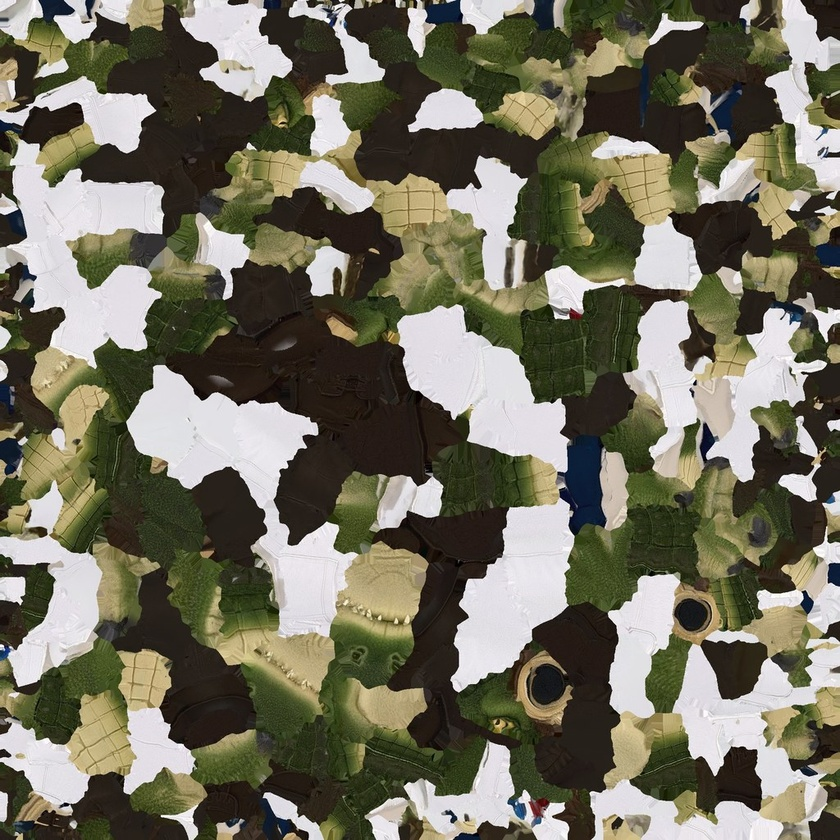
#> input picture models/dr_croc/dr_croc_Image_0.jpg, 840 x 840 px, shrunk from 1024 x 1024 before the run, found by its file name
$ python gen_croc_ripped_coat.py
#> lines starting #> are read from the running program, lines starting #| are printed output that depends on the picture; after the words box and inside, x2 and y2 are one past the last pixel; in counts of white or black regions, pixels touching at a corner belong together
"""Bake Dr. Croc's ripped lab coat (models/dr_croc/dr_croc_ripped.jpg) for his Mutagen form.

Takes the model's albedo atlas (dr_croc_Image_0.jpg), finds the white lab-coat pixels and tears
long jagged rips through them: scaly green hide showing through each rip, a dark shadowed lip
along it, frayed fibres at the edges, and grubby strain creases where the cloth is pulled tight.
Everything that isn't the coat is left alone, so the swap is invisible except on the coat.

    python3 tools/gen_croc_ripped_coat.py
"""
import numpy as np
from PIL import Image
from scipy import ndimage

SRC = "models/dr_croc/dr_croc_Image_0.jpg"
OUT = "models/dr_croc/dr_croc_ripped.jpg"
rng = np.random.default_rng(7)


def value_noise(h, w, cells):
    """Smooth value noise, `cells` lattice cells across."""
    g = rng.random((cells + 3, cells + 3))
    ys = np.linspace(0, cells, h, endpoint=False)
    xs = np.linspace(0, cells, w, endpoint=False)
    return ndimage.map_coordinates(g, np.meshgrid(ys, xs, indexing="ij"), order=3, mode="wrap")


def aniso(h, w, cx, cy):
    """Noise stretched along one axis: `cx` cells across, `cy` cells down (two octaves)."""
    out = np.zeros((h, w))
    for o, a in ((1, 1.0), (2, 0.4)):
        g = rng.random((cy * o + 3, cx * o + 3))
        yy = np.linspace(0, cy * o, h, endpoint=False)
        xx = np.linspace(0, cx * o, w, endpoint=False)
        out += ndimage.map_coordinates(g, np.meshgrid(yy, xx, indexing="ij"), order=3, mode="wrap") * a
    return out / 1.4


def fbm(h, w, base, octaves=4):
    out = np.zeros((h, w))
    amp, tot = 1.0, 0.0
    for o in range(octaves):
        out += value_noise(h, w, base * 2 ** o) * amp
        tot += amp
        amp *= 0.5
    return out / tot


def main():
    img = np.asarray(Image.open(SRC).convert("RGB")).astype(np.float32) / 255.0
    h, w, _ = img.shape
#> h = 840; w = 840
    mx = img.max(2)
    mn = img.min(2)
    luma = img @ np.array([0.299, 0.587, 0.114])
    coat = (luma > 0.68) & ((mx - mn) < 0.16)
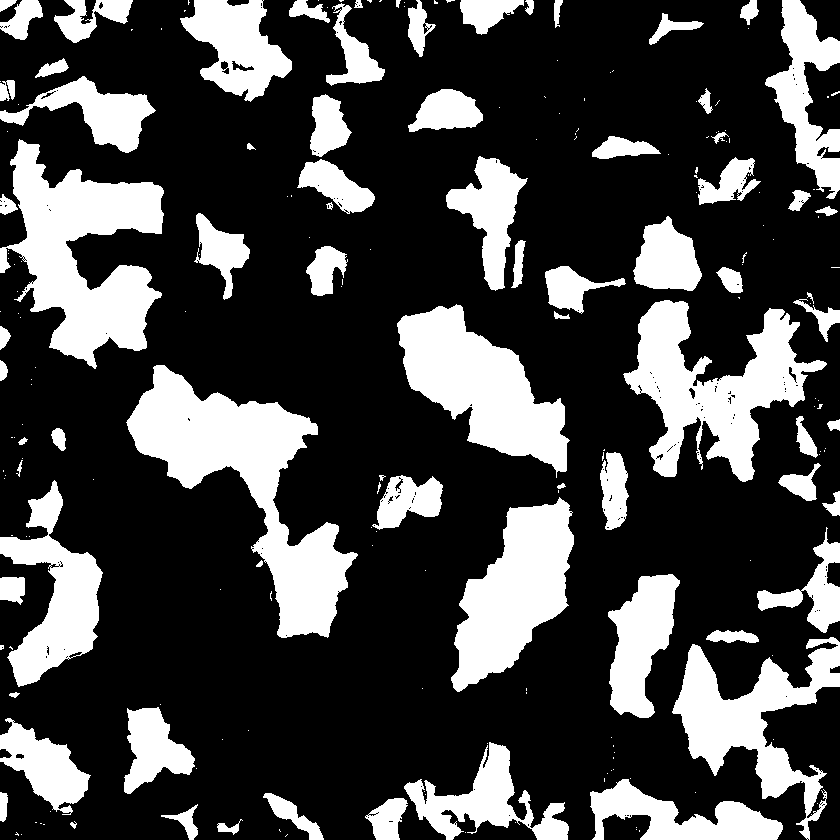
#> coat: shape (840, 840) bool; 27.4% white; 218 white regions (140 under 20 px), largest, box (x1, y1, x2, y2) and area: (126, 365, 358, 638) 21351, (0, 139, 164, 369) 18702, (623, 300, 827, 482) 15895
    coat = ndimage.binary_opening(coat, iterations=2)
#> coat: shape (840, 840) bool; 26.9% white; 91 white regions (5 under 20 px), largest, box (x1, y1, x2, y2) and area: (126, 365, 358, 638) 21287, (10, 140, 164, 369) 18381, (624, 300, 827, 482) 15618
    coat_soft = ndimage.gaussian_filter(coat.astype(np.float32), 1.0)

    # Gashes: long jagged holes torn along the stretch (anisotropic noise blobs, ragged edges),
    # plus thinner splits running on from them
    gash = np.zeros((h, w))
    for cx, cy, amp in ((3, 16, 1.0), (16, 3, 1.0), (5, 22, 0.5)):
        gash += aniso(h, w, cx, cy) * amp
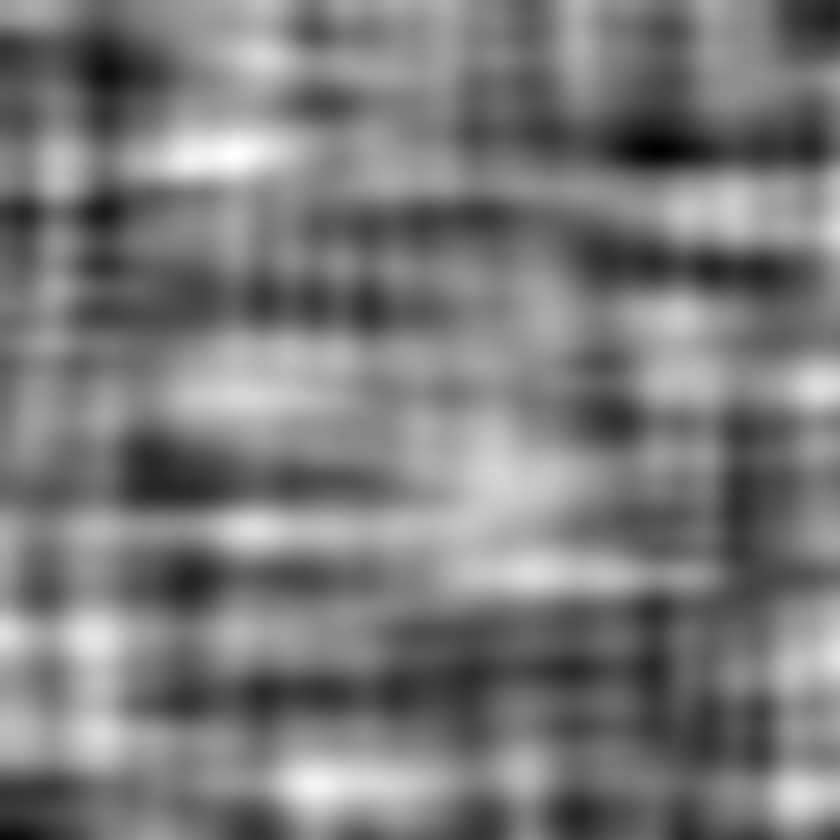
#> gash: shape (840, 840) float64; min 0.406, max 2.14, mean 1.24; drawn with min black and max white
    gash /= 2.5
    rag = (fbm(h, w, 60, 2) - 0.5) * 0.09
    tear = np.clip((gash + rag - 0.575) / 0.012, 0, 1)
    split = np.abs(fbm(h, w, 6) - 0.5)
    tear = np.maximum(tear, np.clip((0.006 + rag * 0.3 - split) / 0.003, 0, 1) * (gash > 0.5))
    tear *= coat_soft

    # Frayed fibres: loose threads hanging across each rip
    hole = tear > 0.5
#> hole: shape (840, 840) bool; 6.3% white; 94 white regions (25 under 20 px), largest, box (x1, y1, x2, y2) and area: (465, 499, 571, 599) 5949, (182, 0, 292, 101) 5211, (632, 300, 733, 405) 4881
    threads = (aniso(h, w, 300, 40) > 0.78) | (aniso(h, w, 40, 300) > 0.8)
#> call 4 of aniso, with h = 840, w = 840, cx = 300, cy = 40
#> after the loop in aniso (call 4), `for o, a in ((1, 1.0), (2, 0.4)):`:
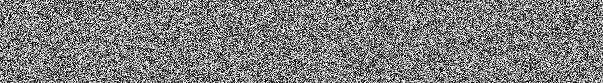
#> g: shape (83, 603) float64; min 2.16e-05, max 1, mean 0.498
#> after the loop in aniso (call 5), `for o, a in ((1, 1.0), (2, 0.4)):`:
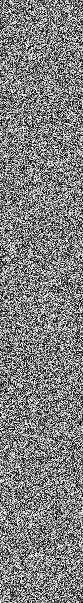
#> g: shape (603, 83) float64; min 1.16e-05, max 1, mean 0.5
    fibres = threads & hole & (ndimage.distance_transform_edt(hole) < 6)
#> fibres: shape (840, 840) bool; 0.5% white in thin lines or dots

    # Scaly hide showing through, in shadow near the torn edge
    cells = ndimage.distance_transform_edt(fbm(h, w, 70, 1) > 0.5)
    scales = np.clip(cells / 4.0, 0, 1)
    hide = np.stack([0.15 + 0.12 * scales, 0.26 + 0.16 * scales, 0.08 + 0.05 * scales], 2)
    hide *= (0.8 + 0.4 * fbm(h, w, 20, 2))[..., None]
    inner = np.clip(ndimage.distance_transform_edt(hole) / 5.0, 0, 1)
    hide *= (0.35 + 0.65 * inner)[..., None]

    # The torn edge: a dark ragged line, cloth curling round it, strain creases pulled across
    edge = ndimage.binary_dilation(hole, iterations=2) & ~hole
#> edge: shape (840, 840) bool; 1.9% white in thin lines or dots
    lip = np.clip(ndimage.gaussian_filter(tear, 3.0) * 2.0 - tear, 0, 1) * coat_soft
    crease = np.abs(np.sin((np.arange(w)[None, :] * 0.9 + np.arange(h)[:, None] * 0.35 + fbm(h, w, 8) * 60.0) * 0.35))
#> after the loop in fbm (call 5), `for o in range(octaves):`:
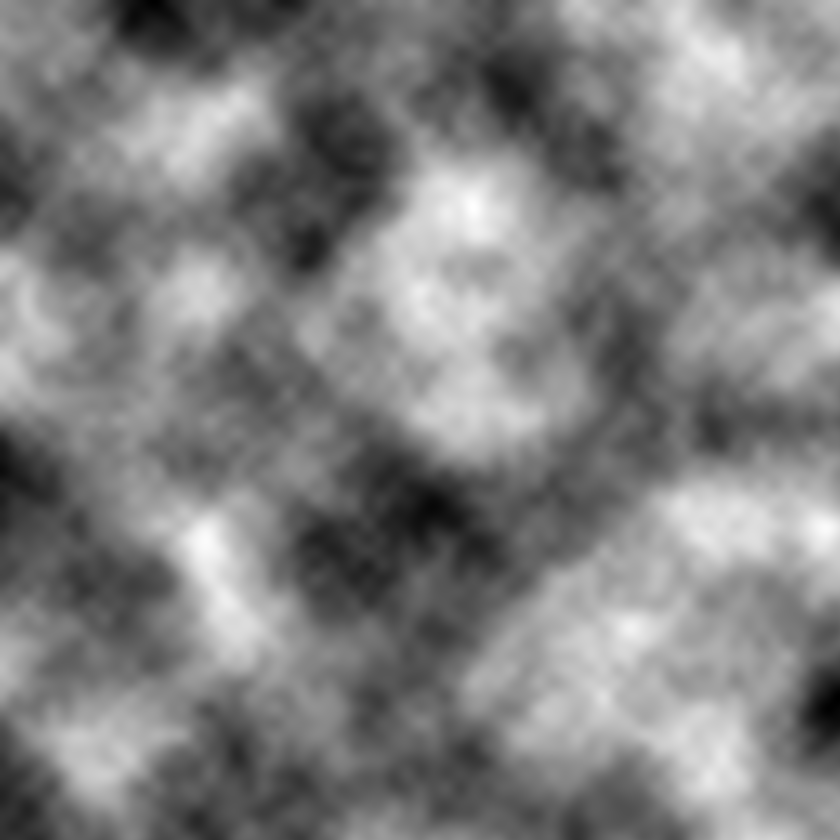
#> out: shape (840, 840) float64; min 0.115, max 1.76, mean 0.942; drawn with min black and max white
    crease = (1.0 - crease ** 0.25) * 0.06 * coat_soft
    grime = (fbm(h, w, 14) - 0.5) * 0.14 * coat_soft
#> after the loop in fbm (call 6), `for o in range(octaves):`:
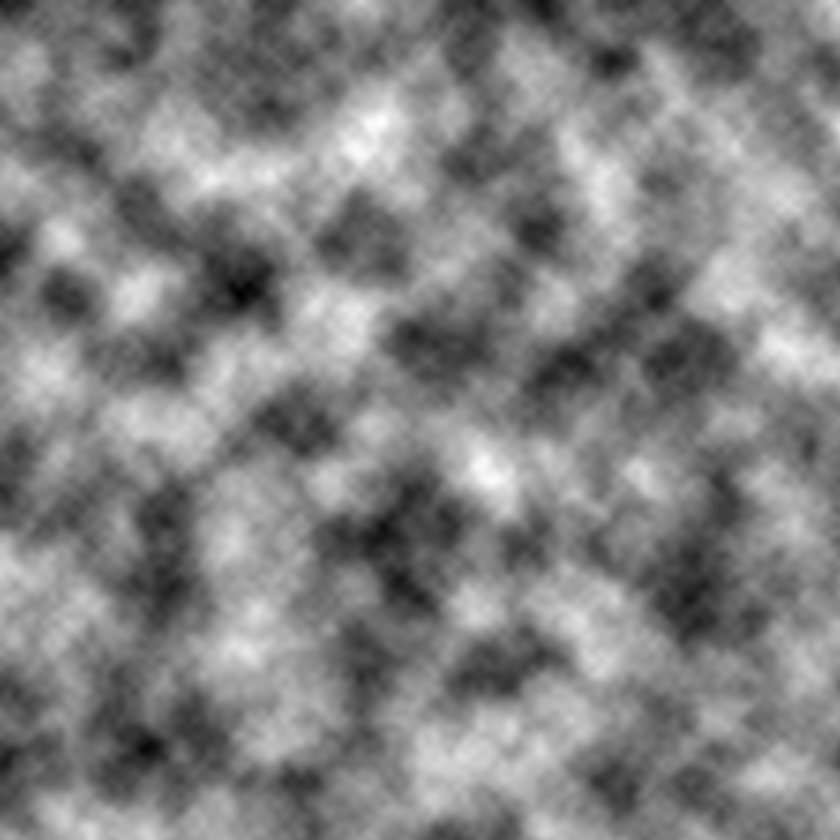
#> out: shape (840, 840) float64; min -0.00345, max 1.85, mean 0.941; drawn with min black and max white

    out = img.copy()
    out *= (1.0 - crease - lip * 0.35 + grime)[..., None]
#> out: shape (840, 840, 3) float32
    out = out * (1 - tear[..., None]) + hide * tear[..., None]
    out[edge & coat] = out[edge & coat] * 0.35 + np.array([0.18, 0.16, 0.12]) * 0.65
    out[fibres] = np.array([0.88, 0.87, 0.82])
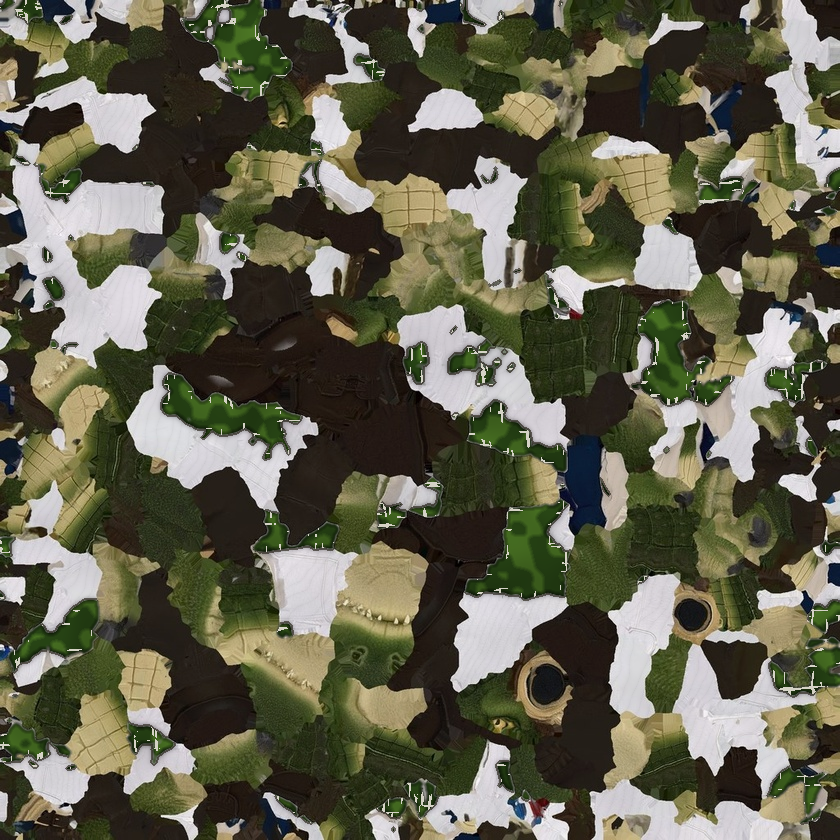
#> out: shape (840, 840, 3) float64; mean R, G, B 0.404, 0.399, 0.321; drawn with min black and max white
    out = np.clip(out, 0, 1)
    Image.fromarray((out * 255).astype(np.uint8)).save(OUT, quality=92)
    print(OUT, f"coat {coat.mean():.1%} of the atlas, torn {tear.sum() / max(1, coat.sum()):.1%} of it")
#| models/dr_croc/dr_croc_ripped.jpg coat 26.9% of the atlas, torn 23.5% of it


if __name__ == "__main__":
    main()

$ run again, with models/dr_croc/dr_croc_Image_1.jpg copied over models/dr_croc/dr_croc_Image_0.jpg
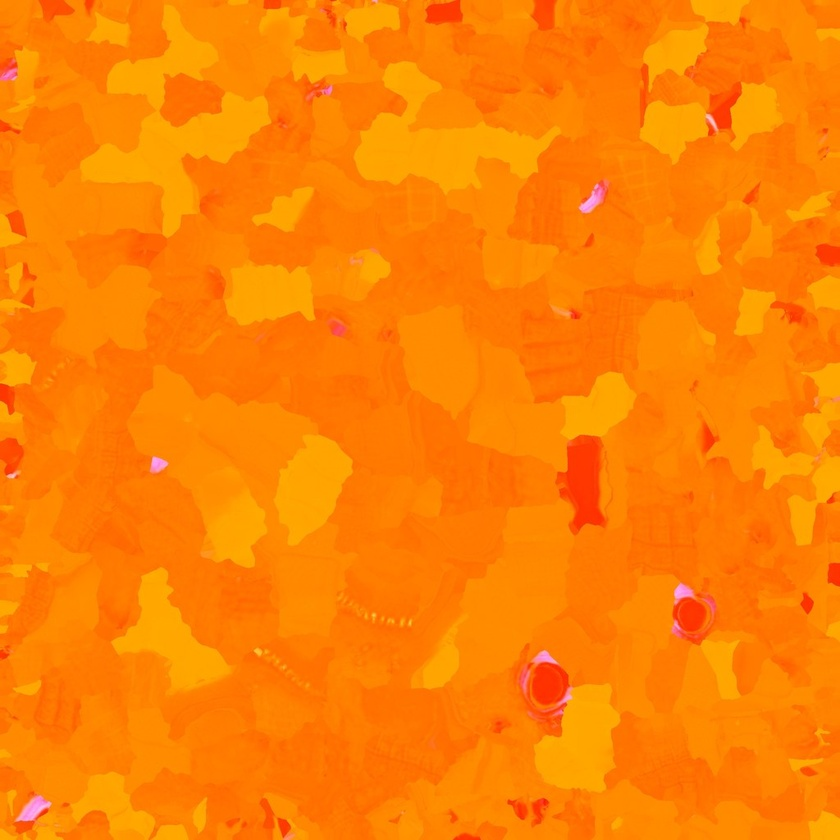
#> input picture models/dr_croc/dr_croc_Image_1.jpg, 840 x 840 px, shrunk from 1024 x 1024 before the run, found by its file name
#> in main, `luma = img @ np.array([0.299, 0.587, 0.114])`:
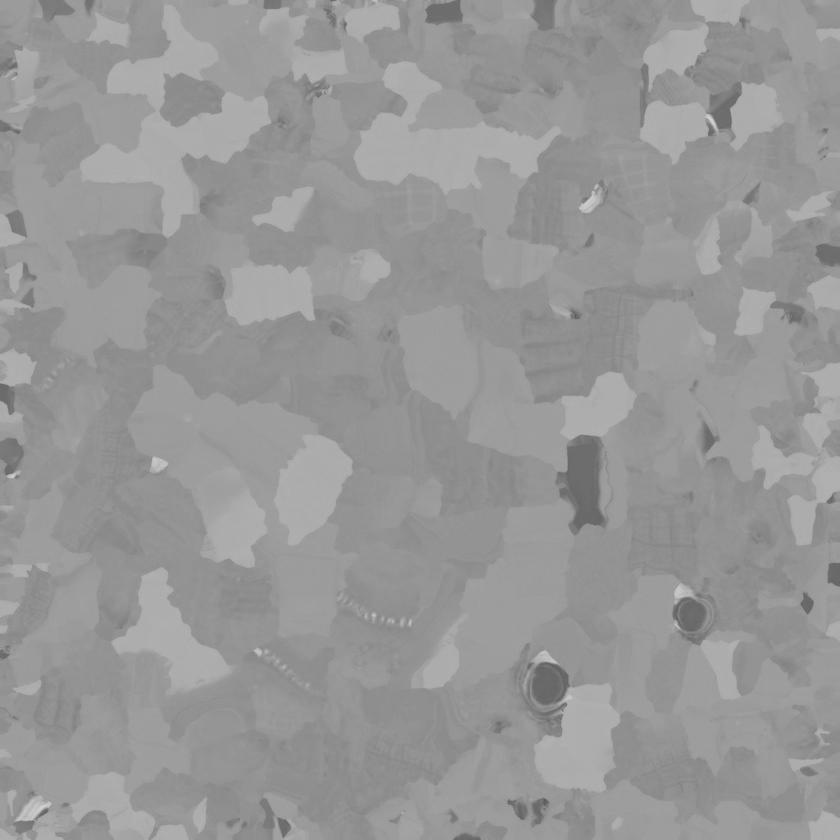
#> luma: shape (840, 840) float64; min 0.347, max 0.834, mean 0.596
#> coat: shape (840, 840) bool; every value is 0
#> coat_soft: shape (840, 840) float32; every value is 0
#> tear: shape (840, 840) float64; every value is 0
#> in main, `hide *= (0.35 + 0.65 * inner)[..., None]`:
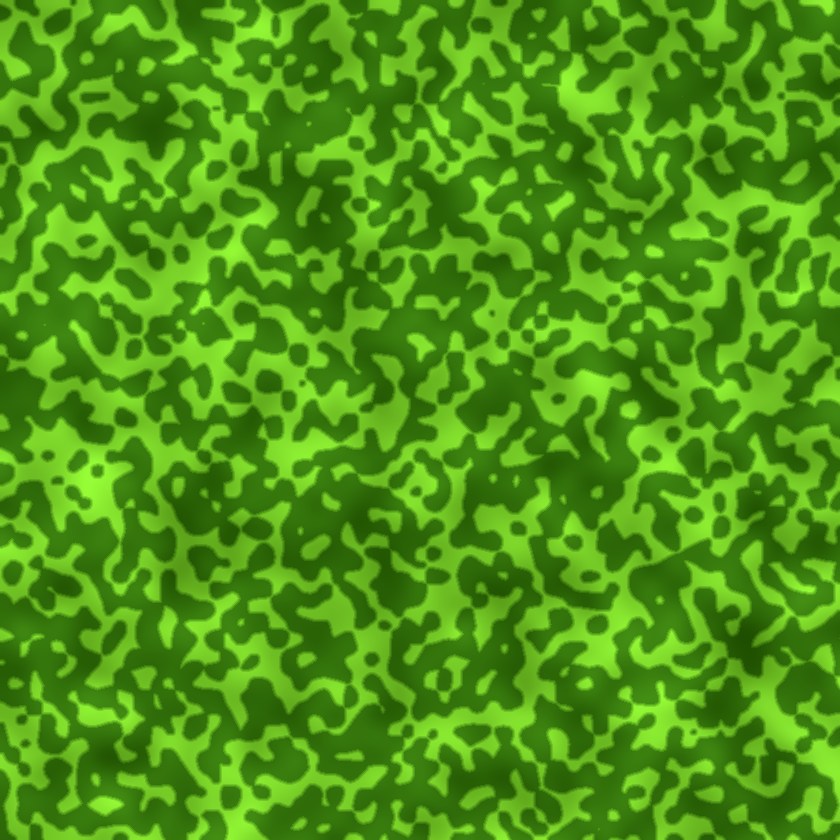
#> hide: shape (840, 840, 3) float64; mean of channels 0, 1, 2 0.0693, 0.113, 0.035; drawn with min black and max white
#> grime: shape (840, 840) float64; every value is 0
#| models/dr_croc/dr_croc_ripped.jpg coat 0.0% of the atlas, torn 0.0% of it
